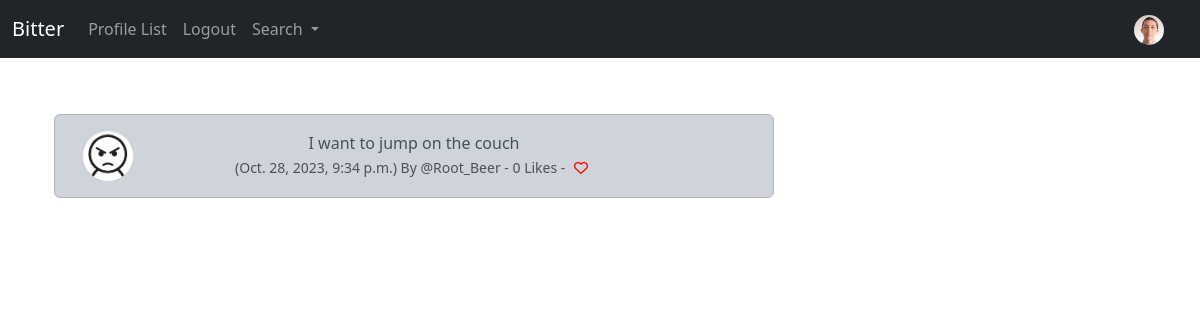
Screenshot of /bite_show/2 (signed in) with the database file from the repository.
### bitter_app/models.py (models this page shows, shortened)
class Profile(models.Model):
    user = models.OneToOneField(User, on_delete=models.CASCADE)
    follows = models.ManyToManyField("self",
        related_name="followed_by",
        symmetrical=False,
        blank=True)
    date_modified = models.DateTimeField(User, auto_now=True)
    profile_image = models.ImageField(null=True, blank=True, upload_to="images/")
    profile_bio = models.CharField(null=True, blank=True, max_length=500)
    homepage_link = models.CharField(null=True, blank=True, max_length=500)
    facebook_link = models.CharField(null=True, blank=True, max_length=500)
    instagram_link = models.CharField(null=True, blank=True, max_length=500)
    linkedin_link = models.CharField(null=True, blank=True, max_length=500)
    twitter_link = models.CharField(null=True, blank=True, max_length=500)

class Bite(models.Model):
    user = models.ForeignKey(
        User, related_name="bites",
        on_delete=models.DO_NOTHING
        )
    body = models.CharField(max_length=200)
    created_at = models.DateTimeField(auto_now_add=True)
    likes = models.ManyToManyField(User, related_name="bite_like", blank=True)
    def num_likes(self):
        return self.likes.count()

### bitter_app/views.py (the view)
# urls.py: path('bite_show/<int:pk>', views.bite_show, name='bite_show'),
def bite_show(request, pk):
    bite = get_object_or_404(Bite, id=pk)
    if bite:
        return render(request, "show_bite.html", {'bite':bite})
    else:
        messages.success(request, ("That Bite Does Not Exist"))
        return redirect('home')

### bitter_app/templates/show_bite.html (shortened to what this page needs)
{% extends 'base.html' %}
{% load static %}
{% block content %}
<div class="container text-center">
    <div class="row">
        <div class="col-8">
            <br/>
                <div class="alert alert-dark" role="alert">
                    <div class="container">
                        <div class="row">
                            <div class="col-1">
                                {% if bite.user.profile.profile_image %}
                                    <img src="{{ bite.user.profile.profile_image.url }}" class="rounded-circle" alt="@{{ bite.user.username }}" style="object-fit: cover; width: 50px; height: 50px; display: block;">
                                {% else %}
                                    <img src="{% static 'images/default_profile_pic.jpg' %}" class="rounded-circle" alt="@{{ bite.user.username }}" style="object-fit: cover; width: 50px; height: 50px; display: block;">
                                {% endif %}
                            </div>
                            <div class="col-10">
                                {{ bite.body }} <br/>
                                <small class="text-muted">
                                    ({{ bite.created_at }}) By @{{ bite.user.username }}
                                    - {{bite.num_likes}} Likes -
                                    {% if user in bite.likes.all %}
                                    <a href="{% url 'bite_like' bite.id %}">
                                        <i class="fa-solid fa-heart" style="color:red; width: 24px; display: inline-block;"></i>
                                    </a>
                                    {% else %}
                                    <a href="{% url 'bite_like' bite.id %}">
                                        <i class="fa fa-heart-o" style="color:red; width: 24px; display: inline-block;"></i>
                                    </a>
                                    {% endif %}
                                </small>
                            </div>
                        </div>
                    </div>
                </div><br/><br/>
        </div>
        <div class="col-4">
            <br/><br/><br/>
        </div>
    </div>
</div>
{% endblock %}

### bitter_app/templates/navbar.html (shortened to what this page needs)
{% load static %}
<nav class="navbar navbar-expand-lg navbar-dark bg-dark">
    <div class="container-fluid">
      <a class="navbar-brand" href="{% url 'home' %}">Bitter</a>
      <div class="collapse navbar-collapse" id="navbarSupportedContent">
        <ul class="navbar-nav me-auto mb-2 mb-lg-0">
          <li class="nav-item">
            <a class="nav-link" href="{% url 'profile_list' %}">Profile List</a>
          </li>
          {% if user.is_authenticated %}
          <li class="nav-item">
            <a class="nav-link" href="{% url 'logout'%}">Logout</a>
          </li>
          {% endif %}
          <li class="nav-item dropdown">
            <a class="nav-link dropdown-toggle" href="#" role="button" data-bs-toggle="dropdown" aria-expanded="false">
              Search
            </a>
          </li>
        </ul>
        {% if user.is_authenticated %}
          <ul class="navbar-nav ml-auto">
              <li class="nav-link navbar-brand">
                <a href="{% url 'profile' request.user.id %}">
                  {% if user.profile.profile_image %}
                  <img src="{{ user.profile.profile_image.url }}" class="rounded-circle" style="object-fit: cover; width: 30px;">
                  {% else %}
                  <img src="{% static 'images/default_profile_pic.jpg' %}" class="rounded-circle" style="object-fit: cover; width: 30px;">
                  {% endif %}
                </a>
              </li>
          </ul>
        {% endif %}
      </div>
    </div>
  </nav>

### rows the page displays
Bite: body "I want to jump on the couch", created_at "Oct. 28, 2023, 9:34 p.m.", user.username "Root_Beer", num_likes "0"
